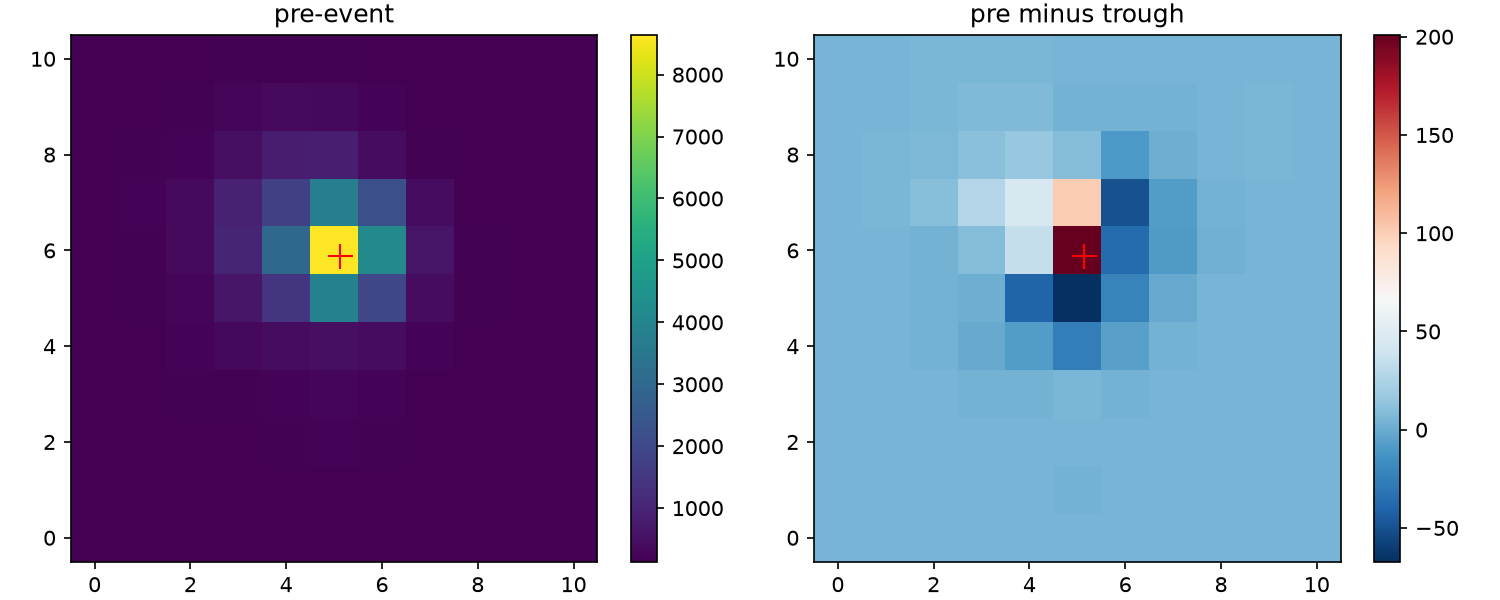

This chart was generated by the following Python code:
import numpy as np, json, hashlib
from pathlib import Path
from astropy.io import fits
from astropy.wcs import WCS
import matplotlib;matplotlib.use('Agg')
import matplotlib.pyplot as plt
B=Path(__file__).resolve().parent; p=B/'392924671/tesscut.fits'
with fits.open(p) as h:
 d=h[1].data;t=np.array(d['TIME']);q=np.array(d['QUALITY']);F=np.array(d['FLUX'],float);w=WCS(h[2].header)
xy=w.all_world2pix(206.88012644409343,4.845222190872993,0); ok=np.isfinite(t)&(q==0)
a=ok&(t>1933)&(t<1933.8);b=ok&(t>1934.1)&(t<1935.2)
A=np.nanmedian(F[a],axis=0);D=A-np.nanmedian(F[b],axis=0)
fig,axs=plt.subplots(1,2,figsize=(10,4))
for ax,z,name in zip(axs,[A,D],['pre-event','pre minus trough']):
 im=ax.imshow(z,origin='lower',cmap='RdBu_r' if name!='pre-event' else 'viridis'); ax.plot(*xy,'r+',ms=12);fig.colorbar(im,ax=ax);ax.set_title(name)
fig.tight_layout();fig.savefig(B/'helper-h060-difference.png',dpi=150)
y,x=np.indices(A.shape);mask=(abs(x-xy[0])<=2)&(abs(y-xy[1])<=2)
out={'sha256':hashlib.sha256(p.read_bytes()).hexdigest(),'target_xy':[float(z) for z in xy],'n_pre':int(a.sum()),'n_trough':int(b.sum()),'sum_difference_4x4':float(D[mask].sum()),'sum_pre_4x4':float(A[mask].sum()),'difference_pixels':D.tolist(),'caveat':'Difference compares two pre-gap intervals; no background or pointing model. Signed difference is diagnostic, not proof of localization.'}
(B/'helper-h060-difference.json').write_text(json.dumps(out,indent=2));print(out['n_pre'],out['n_trough'],out['target_xy'],out['sum_difference_4x4'],out['sum_pre_4x4'])
